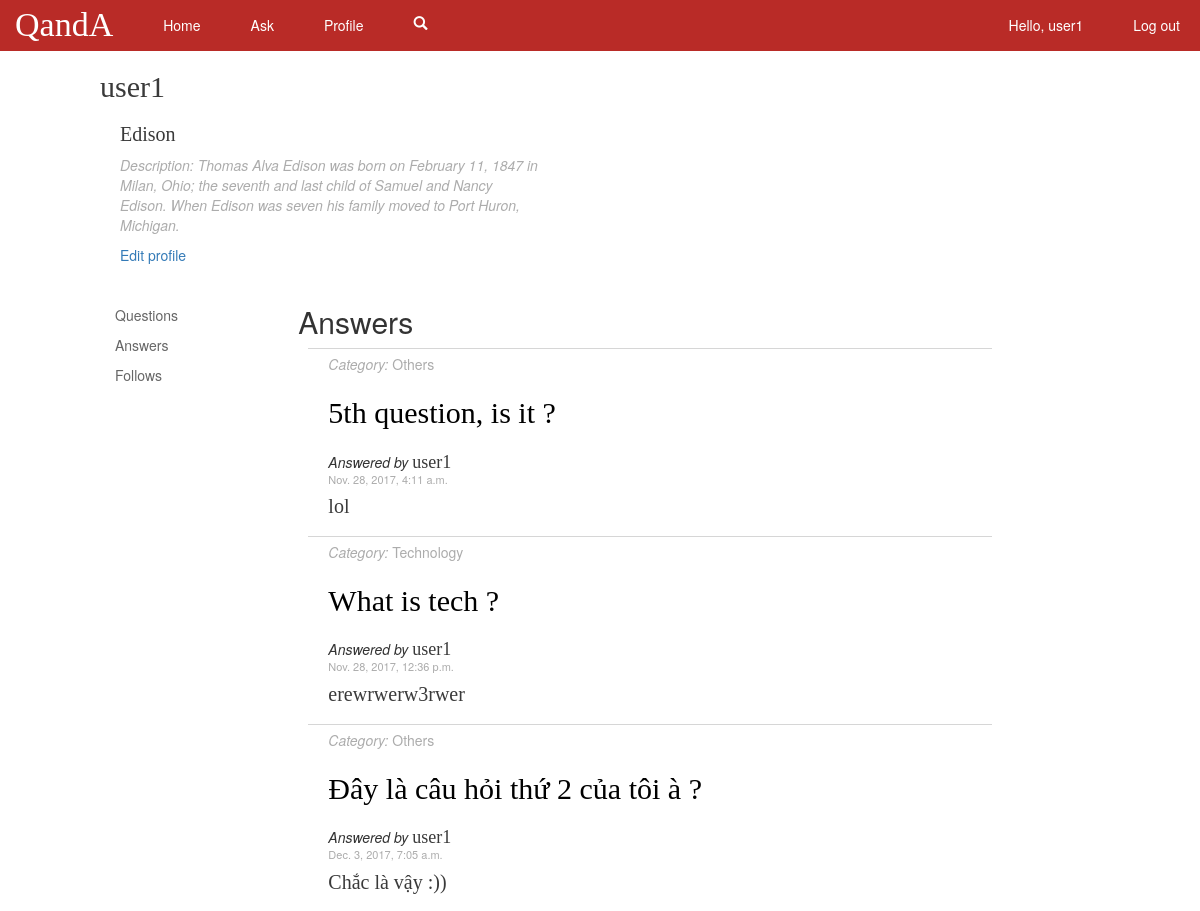
The app's page /profile/2/answers/ (signed in), older data.
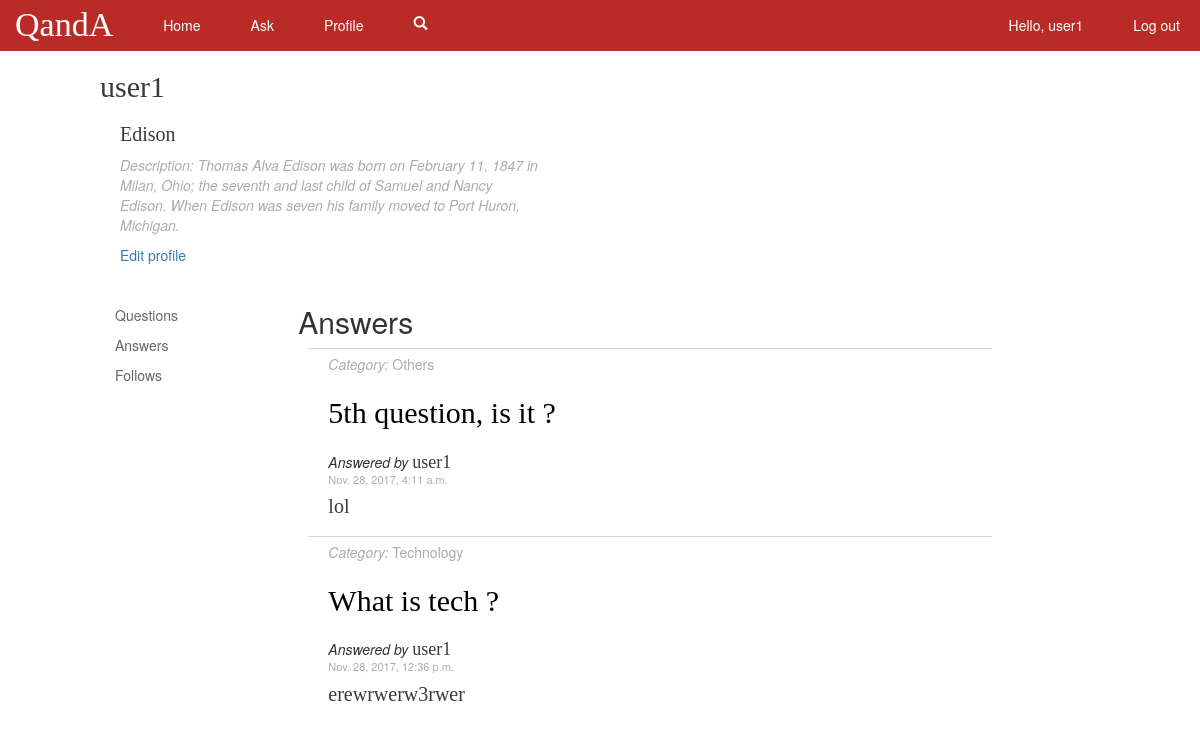
The same page, newer data.
### polls/models.py (models this page shows, shortened)
class Question(models.Model):
	content = models.CharField(max_length=200)
	category = models.CharField(max_length=30, null=True)
	time = models.DateTimeField('date asked')
	user = models.ForeignKey(User, on_delete=models.CASCADE, related_name="creator")
	followers = models.ManyToManyField(User, related_name="followers")

### polls/views.py (the view)
# urls.py: url(r'^profile/(?P<user_id>[0-9]+)/answers/$', views.user_answers, name='useranswers'),
@login_required
def user_answers(request, user_id):
	answers = Answer.objects.values('content', 'time', 'user__username', 'question__content', 'question__id', 'user__id', 'question__category').filter(user__id = user_id)
	user = User.objects.get(id = user_id)
	context = {'answers': answers, 'user_id' : int(user_id), 'target_user' : user}
	return render(request, 'polls/user_answers.html', context)

### polls/templates/polls/user_answers.html
{% extends "polls/base_profile.html" %}
{% load static%}
{% block procontent %}
<div class="col-xs-8 test2">
	<h2>Answers</h2>
	{% include 'polls/answers.html' with answers=answers %}
</div>
{% endblock procontent %}

### polls/templates/polls/answers.html
{% load static %}
{% for answer in answers %}
    <div class="content-wrapper">
        <div><a href="{% url 'polls:category' answer.question__category %}" class="category"><i>Category:</i> {{answer.question__category}}</a></div>
        <h2><a href="{% url 'polls:details' answer.question__id %}" class="question-text accent-text">{{answer.question__content}}</a></h2>
        <div style="margin-top:20px"><i>Answered by </i><a href="{% url 'polls:profile' answer.user__id %}" class="accent-text username">{{answer.user__username}}</a></div>
        <div class="time"> {{ answer.time }} </div>
        <p class="answer-text accent-text"> {{ answer.content }} </p>
    </div>
{% endfor %}

Row changes from the older to the newer data that the page shows:
removed Question: question__category "Others", question__content "Đây là câu hỏi thứ 2 của tôi à ?", user__username "user1", time "Dec. 3, 2017, 7:05 a.m.", content "Chắc là vậy :))"
